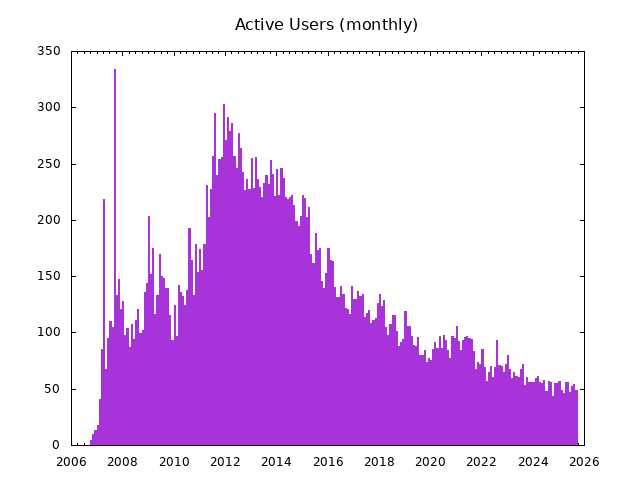

Write the gnuplot code that produced this figure.
load "gnuplot-common"
set datafile separator ","
set xdata time
set timefmt "%Y-%m"
set format x "%Y"
set title "Active Users (monthly)"
set style fill transparent solid 0.8
plot 'tot-monthly.csv' skip 1 using 1:2 with fillsteps title ""
